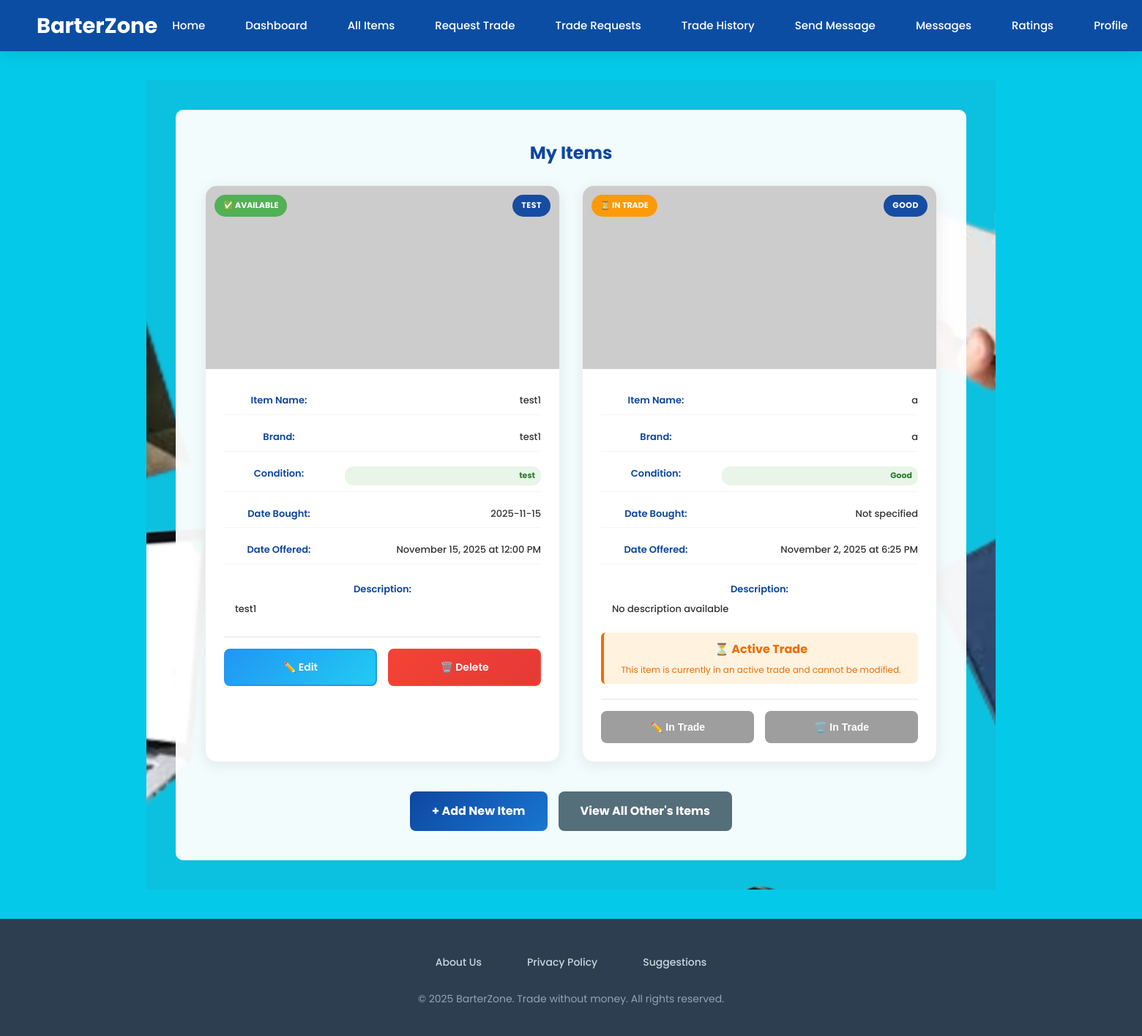
Before: /dashboard (signed in) with the older database file.
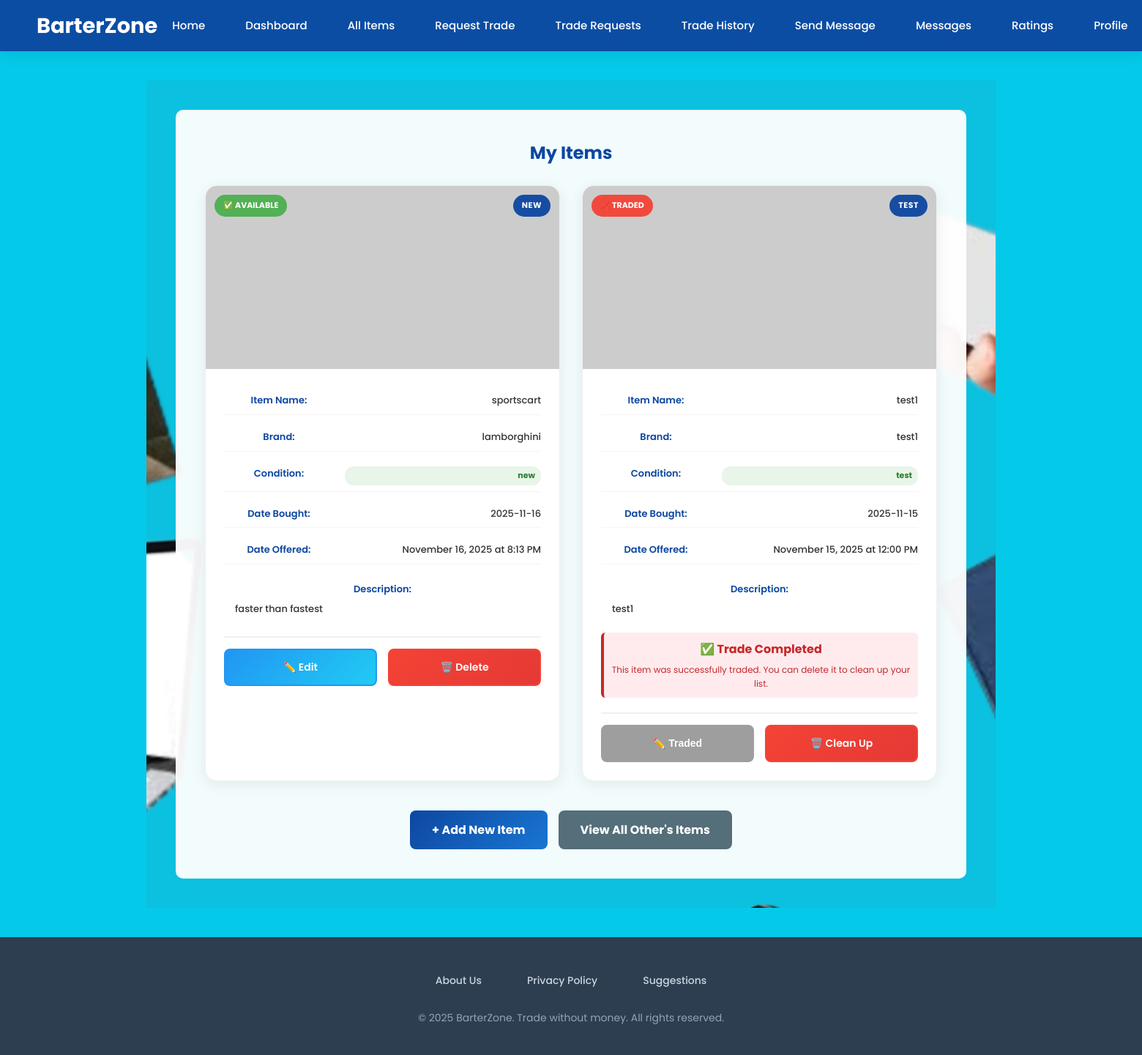
After: the same page with the newer database file.
### tables this page shows
CREATE TABLE items (
            items_id INTEGER PRIMARY KEY AUTOINCREMENT,
            user_id INTEGER,
            item_Name TEXT NOT NULL,
            item_Brand TEXT,
            item_Condition TEXT,
            item_DateBought TEXT,
            item_DateOffered TEXT,
            item_Description TEXT,
            item_image TEXT,
            item_available BOOLEAN DEFAULT 1,
            created_at TIMESTAMP DEFAULT CURRENT_TIMESTAMP,
            FOREIGN KEY (user_id) REFERENCES users (id)
        );

### app.py (the view, shortened to what this page needs)
@app.route('/dashboard')
def dashboard():
    if 'user_id' not in session:
        flash('Please login first.', 'warning')
        return redirect(url_for('login'))
    user_id = session['user_id']
    with sqlite3.connect(DB_NAME) as conn:
        conn.row_factory = sqlite3.Row
        items = conn.execute("""
            SELECT i.*,
                   CASE
                       -- Item is in completed trade (traded)
                       WHEN EXISTS (
                           SELECT 1 FROM trades
                           WHERE (offer_item_id = i.items_id OR target_item_id = i.items_id)
                           AND trade_status = 'completed'
                       ) THEN 'traded'
                       -- Item is in active trade (pending/accepted)
                       WHEN EXISTS (
                           SELECT 1 FROM trades
                           WHERE (offer_item_id = i.items_id OR target_item_id = i.items_id)
                           AND trade_status IN ('pending', 'accepted')
                       ) THEN 'in_trade'
                       -- Item is available
                       ELSE 'available'
                   END as item_status
            FROM items i
            WHERE i.user_id = ?
            ORDER BY
                CASE
                    WHEN item_status = 'available' THEN 1
                    WHEN item_status = 'in_trade' THEN 2
                    WHEN item_status = 'traded' THEN 3
                END,
                i.items_id DESC
        """, (user_id,)).fetchall()
    return render_template('TraderOption.html', items=items, mode='view', is_admin=False)

### app.py (called while the page is built)
def is_admin_user():
    if 'user_id' not in session:
        return False
    with sqlite3.connect(DB_NAME) as conn:
        conn.row_factory = sqlite3.Row
        admin = conn.execute(
            "SELECT * FROM admin_table WHERE user_id = ? AND is_active = 1",
            (session['user_id'],)
        ).fetchone()
        return admin is not None

### templates/TraderOption.html (shortened to what this page needs)
{% extends "base.html" %}
{% block content %}
<section class="hero-section">
  <div class="overlay" style="background: rgba(255,255,255,0.95); color:#333; max-width: 1200px; width:100%; padding:20px; border-radius:10px;">
    {% if mode == 'view' %}
    <div style="max-width: 1400px; margin: 0 auto; padding: 20px;">
        <h2 style="color:#0d47a1; margin-bottom: 25px; text-align: center;">My Items</h2>
        {% if items %}
        <div class="items-grid">
            {% for item in items %}
            <div class="item-card">
                <div class="item-image">
                    {% if item['item_image'] %}
                    <img src="{{ item['item_image'] }}" alt="{{ item['item_Name'] }}" onerror="this.src='https://via.placeholder.com/300x200/0d47a1/ffffff?text=No+Image'">
                    {% else %}
                    <img src="https://via.placeholder.com/300x200/0d47a1/ffffff?text=No+Image" alt="{{ item['item_Name'] }}">
                    {% endif %}
                    {% if item['item_status'] == 'traded' %}
                    <div class="item-unavailable" style="position: absolute; top: 12px; left: 12px; background: rgba(244, 67, 54, 0.95); color: white; padding: 6px 12px; border-radius: 20px; font-size: 11px; font-weight: bold; text-transform: uppercase; z-index: 10;">
                        ❌ Traded
                    </div>
                    {% elif item['item_status'] == 'in_trade' %}
                    <div class="item-in-trade" style="position: absolute; top: 12px; left: 12px; background: rgba(255, 152, 0, 0.95); color: white; padding: 6px 12px; border-radius: 20px; font-size: 11px; font-weight: bold; text-transform: uppercase; z-index: 10;">
                        ⏳ In Trade
                    </div>
                    {% else %}
                    <div class="item-available" style="position: absolute; top: 12px; left: 12px; background: rgba(76, 175, 80, 0.95); color: white; padding: 6px 12px; border-radius: 20px; font-size: 11px; font-weight: bold; text-transform: uppercase; z-index: 10;">
                        ✅ Available
                    </div>
                    {% endif %}
                    <div class="item-condition">{{ item['item_Condition'] or 'Good' }}</div>
                </div>
                <div class="item-details">
                    <div class="detail-row">
                        <span class="detail-label">Item Name:</span>
                        <span class="detail-value">{{ item['item_Name'] }}</span>
                    </div>
                    <div class="detail-row">
                        <span class="detail-label">Brand:</span>
                        <span class="detail-value">{{ item['item_Brand'] or 'Not specified' }}</span>
                    </div>
                    <div class="detail-row">
                        <span class="detail-label">Condition:</span>
                        <span class="detail-value condition-badge">{{ item['item_Condition'] or 'Good' }}</span>
                    </div>
                    <div class="detail-row">
                        <span class="detail-label">Date Bought:</span>
                        <span class="detail-value">{{ item['item_DateBought'] or 'Not specified' }}</span>
                    </div>
                    <div class="detail-row">
                        <span class="detail-label">Date Offered:</span>
                        <span class="detail-value">{{ item['item_DateOffered'] or 'Not specified' }}</span>
                    </div>
                    <div class="detail-row-full">
                        <span class="detail-label">Description:</span>
                        <p class="detail-value description-text">{{ item['item_Description'] or 'No description available' }}</p>
                    </div>
                    {% if item['item_status'] == 'traded' %}
                    <div style="background: #ffebee; color: #c62828; padding: 10px; border-radius: 6px; margin-top: 15px; border-left: 4px solid #c62828;">
                        <strong>✅ Trade Completed</strong>
                        <p style="margin: 5px 0 0 0; font-size: 12px; color: #c62828;">
                            This item was successfully traded. You can delete it to clean up your list.
                        </p>
                    </div>
                    {% elif item['item_status'] == 'in_trade' %}
                    <div style="background: #fff3e0; color: #ef6c00; padding: 10px; border-radius: 6px; margin-top: 15px; border-left: 4px solid #ef6c00;">
                        <strong>⏳ Active Trade</strong>
                        <p style="margin: 5px 0 0 0; font-size: 12px; color: #ef6c00;">
                            This item is currently in an active trade and cannot be modified.
                        </p>
                    </div>
                    {% endif %}
                    <div class="item-actions">
                        {% if item['item_status'] == 'available' %}
                        <a href="{{ url_for('edit_item', id=item['items_id']) }}" class="btn-edit">
                            ✏️ Edit
                        </a>
                        <a href="{{ url_for('delete_item', id=item['items_id']) }}" class="btn-delete" onclick="return confirm('Are you sure you want to delete this item?')">
                            🗑️ Delete
                        </a>
                        {% elif item['item_status'] == 'in_trade' %}
                        <button class="btn-edit" style="background: #9e9e9e; border-color: #9e9e9e; cursor: not-allowed;" disabled>
                            ✏️ In Trade
                        </button>
                        <button class="btn-delete" style="background: #9e9e9e; border-color: #9e9e9e; cursor: not-allowed;" disabled>
                            🗑️ In Trade
                        </button>
                        {% elif item['item_status'] == 'traded' %}
                        <button class="btn-edit" style="background: #9e9e9e; border-color: #9e9e9e; cursor: not-allowed;" disabled>
                            ✏️ Traded
                        </button>
                        <a href="{{ url_for('delete_item', id=item['items_id']) }}" class="btn-delete" onclick="return confirm('This item has been traded. Are you sure you want to delete it from your list?')">
                            🗑️ Clean Up
                        </a>
                        {% endif %}
                    </div>
                </div>
            </div>
            {% endfor %}
        </div>
        {% endif %}
        <div style="margin-top: 40px; display: flex; gap: 15px; justify-content: center; flex-wrap: wrap;">
            <a href="{{ url_for('add_item') }}" class="btn-primary" style="padding: 14px 30px; background: linear-gradient(135deg, #0d47a1 0%, #1976d2 100%); border: none; border-radius: 8px; color: white; font-weight: bold; font-size: 16px; cursor: pointer; transition: all 0.3s ease; text-decoration: none;">
                + Add New Item
            </a>
            <a href="{{ url_for('other_traders_items') }}" class="btn-primary" style="padding: 14px 30px; background: #546e7a; border: none; border-radius: 8px; color: white; font-weight: bold; font-size: 16px; cursor: pointer; transition: all 0.3s ease; text-decoration: none;">
                View All Other's Items
            </a>
        </div>
    </div>
    {% endif %}
  </div>
</section>
{% endblock %}

### templates/base.html (shortened to what this page needs)
<!DOCTYPE html>
<html lang="en">
<head>
    <link rel="stylesheet" href="{{ url_for('static', filename='style.css') }}">
</head>
<body>
    <nav class="navbar">
        <a href="{{ url_for('index') }}" class="logo">BarterZone</a>
        <ul class="nav-links">
            <li><a href="{{ url_for('index') }}">Home</a></li>
            {% if session.user_id %}
                <li><a href="{{ url_for('dashboard') }}">Dashboard</a></li>
                <li><a href="{{ url_for('other_traders_items') }}">All Items</a></li>
                <li><a href="{{ url_for('request_trade') }}">Request Trade</a></li>
                <li><a href="{{ url_for('view_trade_requests') }}">Trade Requests</a></li>
                <li><a href="{{ url_for('trade_history') }}">Trade History</a></li>
                <li><a href="{{ url_for('send_message') }}">Send Message</a></li>
                <li><a href="{{ url_for('view_messages') }}">Messages</a></li>
                <li><a href="{{ url_for('ratings') }}">Ratings</a></li>
                <li><a href="{{ url_for('profile') }}">Profile</a></li>
            {% else %}
                <li><a href="{{ url_for('login') }}">Login</a></li>
                <li><a href="{{ url_for('register') }}">Register</a></li>
            {% endif %}
        </ul>
    </nav>
    <main>
        <div class="content-wrapper">
            {% block content %}{% endblock %}
        </div>
    </main>
    <footer>
        <div class="footer-links">
            <a href="{{ url_for('about_us') }}">About Us</a>
            <a href="{{ url_for('privacy') }}">Privacy Policy</a>
            <a href="{{ url_for('recommendation') }}">Suggestions</a>
        </div>
        <p>© 2025 BarterZone. Trade without money. All rights reserved.</p>
    </footer>
</body>
</html>

### static/style.css (style rules this page uses)
* { margin: 0; padding: 0; box-sizing: border-box; }
body { font-family: 'Poppins', sans-serif; color: #fff; display: flex; flex-direction: column; min-height: 100vh; }
.navbar { background-color: #0d47a1; display: flex; justify-content: space-between; align-items: center; padding: 15px 50px; }
.logo { font-size: 1.5em; font-weight: bold; }
.nav-links { list-style: none; display: flex; gap: 20px; }
.nav-links a { color: white; text-decoration: none; font-weight: 500; transition: opacity 0.3s; }
.hero-section { background: url("/static/images/home.png") no-repeat center center/cover; flex: 1; display: flex; justify-content: center; align-items: center; padding: 40px; text-align: center; }
.overlay { background: rgba(0, 86, 99, 0.8); padding: 40px; border-radius: 10px; max-width: 500px; width: 100%; }
footer { background-color: #222; color: #bbb; text-align: center; padding: 15px 0; margin-top: auto; }
.btn-primary { background-color: #ff9800; color: white; border: none; border-radius: 10px; padding: 12px 20px; cursor: pointer; font-weight: bold; transition: opacity 0.3s; text-decoration: none; display: inline-block; }
.btn-edit { background-color: #4CAF50; color: white; padding: 5px 10px; border-radius: 5px; text-decoration: none; margin-right: 5px; }
.btn-delete { background-color: #f44336; color: white; padding: 5px 10px; border-radius: 5px; text-decoration: none; }
.items-grid { display: grid; grid-template-columns: repeat(auto-fill, minmax(350px, 1fr)); gap: 25px; margin: 20px 0; }
.item-card { background: white; border-radius: 12px; box-shadow: 0 4px 15px rgba(0,0,0,0.1); transition: all 0.3s ease; overflow: hidden; border: 1px solid #e0e0e0; }

### templates/base.html (style rules this page uses)
* { margin: 0; padding: 0; box-sizing: border-box; }
body { font-family: 'Poppins', sans-serif; background: #05C9E8; color: #1e293b; line-height: 1.6; min-height: 100vh; }
.navbar { background: rgba(13, 71, 161, 0.95); padding: 0 50px; box-shadow: 0 2px 20px rgba(0,0,0,0.1); display: flex; justify-content: space-between; align-items: center; min-height: 70px; position: sticky; top: 0; z-index: 1000; }
.logo { font-size: 1.8em; font-weight: bold; color: white; text-decoration: none; }
.nav-links { display: flex; list-style: none; gap: 15px; margin: 0; padding: 0; align-items: center; }
.nav-links a { color: white; text-decoration: none; font-weight: 500; padding: 12px 20px; border-radius: 8px; transition: all 0.3s ease; font-size: 15px; white-space: nowrap; }
main { min-height: calc(100vh - 160px); padding: 0; }
.content-wrapper { max-width: 1200px; margin: 0 auto; padding: 40px 20px; }
footer { background: #2c3e50; color: white; text-align: center; padding: 40px 20px; margin-top: 0; }
.footer-links { display: flex; justify-content: center; gap: 30px; margin-bottom: 20px; flex-wrap: wrap; }
.footer-links a { color: #cbd5e1; text-decoration: none; font-size: 14px; font-weight: 500; transition: all 0.3s ease; padding: 8px 16px; border-radius: 6px; }
footer p { color: #94a3b8; font-size: 14px; margin-top: 10px; }

Changed rows visible on the page:
removed items: shows "⏳ IN TRADE", item_Condition "GOOD", item_Name "a", item_Brand "a", item_Condition "Good", item_DateBought "Not specified", item_DateOffered "November 2, 2025 at 6:25 PM", item_Description "No description available", shows "⏳ Active Trade", shows "✏️ In Trade"
added items: shows "✅ AVAILABLE", item_Condition "NEW", item_Name "sportscart", item_Brand "lamborghini", item_Condition "new", item_DateBought "2025-11-16", item_DateOffered "November 16, 2025 at 8:13 PM", item_Description "faster than fastest"
computed for items "test1": text "✅ AVAILABLE ✏️ Edit 🗑️ Delete" → "❌ TRADED ✅ Trade Completed This item was successfully traded. You can delete it to clean up your list. ✏️ Traded 🗑️ Clean Up"
